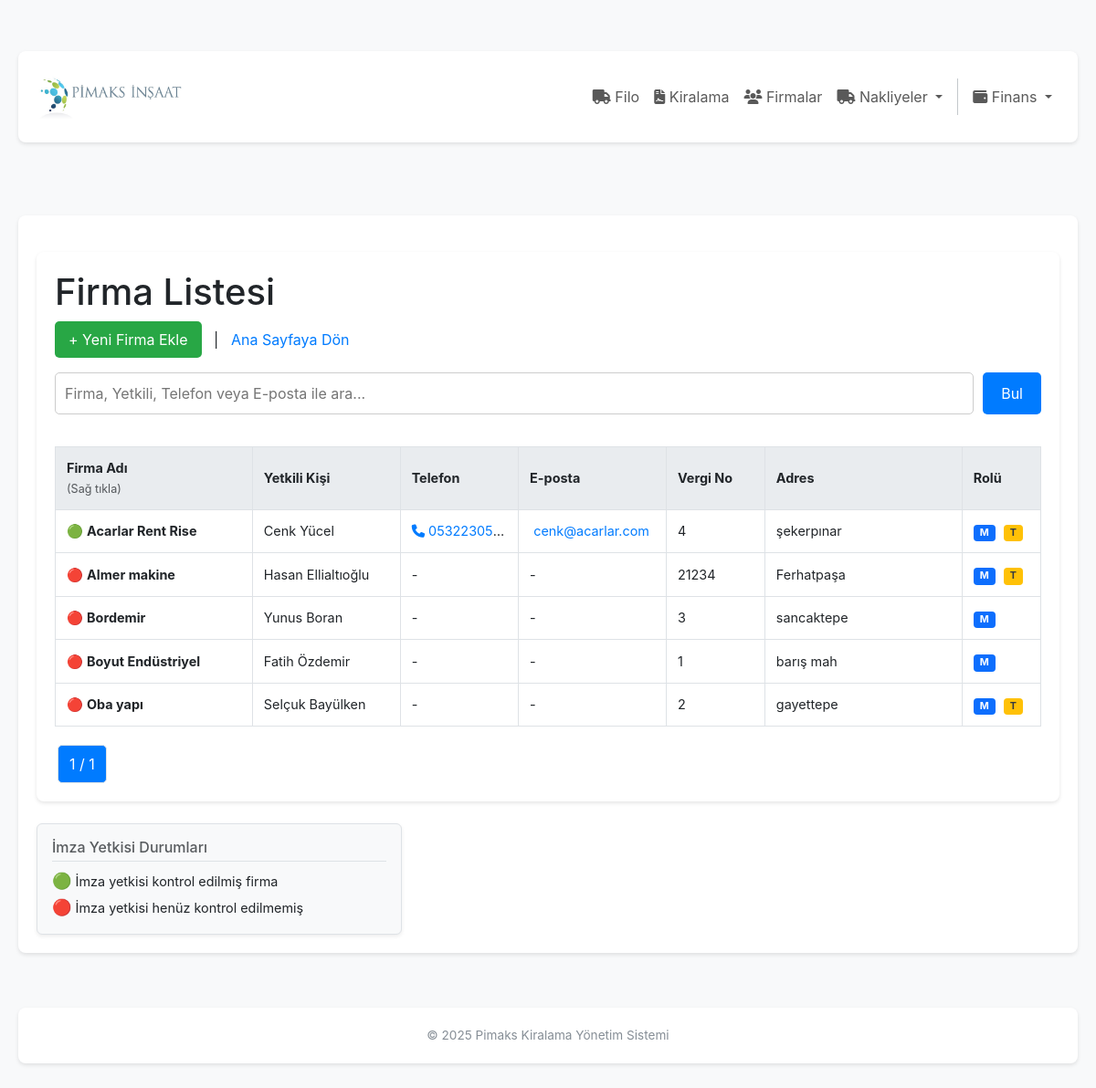
/firmalar/index, run on the app's committed database.
### app/firmalar/models.py (models this page shows, shortened)
class Firma(db.Model):
    __tablename__ = 'firma'
    id = db.Column(db.Integer, primary_key=True)
    firma_adi = db.Column(db.String(150), nullable=False, index=True)
    yetkili_adi = db.Column(db.String(100), nullable=False)
    telefon = db.Column(db.String(20), nullable=True)
    eposta = db.Column(db.String(120), nullable=True, index=True)
    iletisim_bilgileri = db.Column(db.Text, nullable=False)
    vergi_dairesi = db.Column(db.String(100), nullable=False)
    vergi_no = db.Column(db.String(50), unique=True, nullable=False, index=True)
    is_musteri = db.Column(db.Boolean, default=True, nullable=False, index=True)
    is_tedarikci = db.Column(db.Boolean, default=False, nullable=False, index=True)
    is_active = db.Column(db.Boolean, default=True, nullable=False)
    bakiye = db.Column(db.Numeric(15, 2), default=0, nullable=False)
    imza_yetkisi_kontrol_edildi = db.Column(
        db.Boolean,
        default=False,
        nullable=False
    )
    imza_yetkisi_kontrol_tarihi = db.Column(
        db.DateTime,
        nullable=True
    )
    imza_yetkisi_kontrol_eden_id = db.Column(
        db.Integer,
        nullable=True
    )
    imza_arsiv_notu = db.Column(
        db.String(255),
        nullable=True
    )
    kiralamalar = db.relationship(
        'Kiralama',
        back_populates='firma_musteri',
        foreign_keys='Kiralama.firma_musteri_id',
        cascade="all, delete-orphan"
    )
    tedarik_edilen_ekipmanlar = db.relationship(
        'Ekipman',
        back_populates='firma_tedarikci',
        foreign_keys='Ekipman.firma_tedarikci_id'
    )
    odemeler = db.relationship(
        'Odeme',
        back_populates='firma_musteri',
        foreign_keys='Odeme.firma_musteri_id',
        cascade="all, delete-orphan"
    )
    saglanan_nakliye_hizmetleri = db.relationship(
        'KiralamaKalemi',
        back_populates='nakliye_tedarikci',
        foreign_keys='KiralamaKalemi.nakliye_tedarikci_id'
    )
    hizmet_kayitlari = db.relationship(
        'HizmetKaydi',
        back_populates='firma',
        foreign_keys='HizmetKaydi.firma_id'
    )
    tedarik_edilen_parcalar = db.relationship(
        'StokKarti',
        back_populates='varsayilan_tedarikci',
        foreign_keys='StokKarti.varsayilan_tedarikci_id'
    )
    stok_hareketleri = db.relationship(
        'StokHareket',
        back_populates='firma',
        cascade="all, delete-orphan"
    )
    nakliyeler = db.relationship(
        'Nakliye',
        back_populates='firma',
        cascade="all, delete-orphan"
    )

### app/firmalar/routes.py (the view, shortened to what this page needs)
@firmalar_bp.route('/')
@firmalar_bp.route('/index')
def index():
    try:
        page = request.args.get('page', 1, type=int)
        q = request.args.get('q', '', type=str)
        base_query = Firma.query.filter(
            and_(
                Firma.is_active == True,
                Firma.firma_adi != 'Dahili Kasa İşlemleri'
            )
        )
        pagination = base_query.order_by(Firma.firma_adi).paginate(page=page, per_page=25, error_out=False)
        firmalar = pagination.items
        return render_template('firmalar/index.html', firmalar=firmalar, pagination=pagination, q=q)
    except Exception as e:
        flash(f"Hata: {str(e)}", "danger")
        return render_template('firmalar/index.html', firmalar=[], pagination=None, q=q)

### app/templates/firmalar/index.html (shortened to what this page needs)
{% extends "base.html" %}
{% block content %}
<div class="container">
    <h1>Firma Listesi</h1>
    <p>
        <a href="{{ url_for('firmalar.ekle') }}" style="background: #28a745; color: white; padding: 8px 15px; border-radius: 5px; display: inline-block;">+ Yeni Firma Ekle</a>
         &nbsp; | &nbsp;
        <a href="{{ url_for('main.index') }}">Ana Sayfaya Dön</a>
    </p>
    <form method="GET" action="{{ url_for('firmalar.index') }}" class="search-form">
        <input type="text" name="q" placeholder="Firma, Yetkili, Telefon veya E-posta ile ara..." value="{{ q or '' }}">
        <button type="submit">Bul</button>
    </form>
    <div style="overflow-x: auto;">
        <table>
            <thead>
                <tr>
                    <th style="width: 20%;">Firma Adı <br><small class="text-muted" style="font-weight: normal;">(Sağ tıkla)</small></th>
                    <th style="width: 15%;">Yetkili Kişi</th>
                    <th style="width: 12%;">Telefon</th>
                    <th style="width: 15%;">E-posta</th>
                    <th style="width: 10%;">Vergi No</th>
                    <th style="width: 20%;">Adres</th>
                    <th style="width: 8%;">Rolü</th>
                </tr>
            </thead>
            <tbody>
                {% for firma in firmalar %}
                <tr class="firma-satiri"
                    data-firma-id="{{ firma.id }}"
                    data-telefon="{{ firma.telefon }}"
                    data-yetkili-adi="{{ firma.yetkili_adi or '' }}"
                    data-kiralama-url="{{ url_for('kiralama.index', q=firma.firma_adi) }}"
                    data-duzenle-url="{{ url_for('firmalar.duzelt', id=firma.id) }}"
                    data-sil-url="{{ url_for('firmalar.sil', id=firma.id) }}"
                    data-bilgi-url="{{ url_for('firmalar.bilgi', id=firma.id) }}"
                    data-csrf-token="{{ csrf_token() }}"
                    data-firma-adi="{{ firma.firma_adi }}">
                    <td>
                        {{ "🟢" if firma.imza_yetkisi_kontrol_edildi else "🔴" }}
                        <strong>{{ firma.firma_adi }}</strong>
                    <td class="truncate">
                    {{ firma.yetkili_adi }}</td>
                    <td class="truncate">
                        {% if firma.telefon %}
                            <a href="tel:{{ firma.telefon }}"><i class="fa fa-phone"></i> {{ firma.telefon }}</a>
                        {% else %}-{% endif %}
                    </td>
                    <td class="truncate">
                        {% if firma.eposta %}
                            <a href="mailto:{{ firma.eposta }}" title="{{ firma.eposta }}">
                                 {{ firma.eposta | truncate(20) }}
                            </a>
                        {% else %}-{% endif %}
                    <td class="truncate">
                    {{ firma.vergi_no }}</td>
                    <td class="truncate" title="{{ firma.iletisim_bilgileri }}">{{ firma.iletisim_bilgileri }}</td>
                    <td>
                        {% if firma.is_musteri %}<span class="badge bg-primary">M</span>{% endif %}
                        {% if firma.is_tedarikci %}<span class="badge bg-warning">T</span>{% endif %}
                    </td>
                </tr>
                {% else %}
                <tr><td colspan="7" style="text-align: center; padding: 20px;">Kayıt bulunamadı.</td></tr>
                {% endfor %}
            </tbody>
        </table>
    </div>
    {% if pagination %}
    <div class="pagination">
        <span class="active">{{ pagination.page }} / {{ pagination.pages }}</span>
    </div>
    {% endif %}
</div>
<div class="mt-4 p-3 bg-light border rounded shadow-sm" style="font-size: 0.9em; max-width: 400px;">
        <h6 class="text-muted mb-2 border-bottom pb-1">İmza Yetkisi Durumları</h6>
        <div class="mb-1">
            <span style="font-size: 1.2em;">🟢</span> İmza yetkisi kontrol edilmiş firma
        </div>
        <div>
            <span style="font-size: 1.2em;">🔴</span> İmza yetkisi henüz kontrol edilmemiş
        </div>
    </div>
{% endblock %}

### app/templates/base.html (style rules this page uses)
body { font-family: 'Segoe UI', Tahoma, Geneva, Verdana, sans-serif; background-color: #f8f9fa; min-height: 100vh; display: flex; flex-direction: column; }

### app/templates/firmalar/index.html (style rules this page uses)
body { font-family: -apple-system, BlinkMacSystemFont, "Segoe UI", Roboto, "Helvetica Neue", Arial, sans-serif; margin: 20px; background-color: #f8f9fa; }
.container { max-width: 1500px; margin: 20px auto; padding: 20px; background-color: #fff; border-radius: 8px; box-shadow: 0 2px 4px rgba(0,0,0,0.1); }
table { width: 100%; border-collapse: collapse; margin-top: 20px; font-size: 0.9em; table-layout: fixed; }
th, td { padding: 12px; border: 1px solid #dee2e6; text-align: left; vertical-align: middle; }
th { background-color: #e9ecef; position: sticky; top: 0; z-index: 10; }
.truncate { white-space: nowrap; overflow: hidden; text-overflow: ellipsis; }
a { color: #007bff; text-decoration: none; }
.badge { display: inline-block; padding: .35em .65em; font-size: .75em; font-weight: 700; border-radius: .25rem; margin-right: 5px; color: #fff; }
.bg-primary { background-color: #007bff; }
.bg-warning { background-color: #ffc107; color: #343a40; }
.search-form { display: flex; gap: 10px; margin-bottom: 15px; }
.search-form input[type="text"] { flex-grow: 1; padding: 10px; border: 1px solid #ccc; border-radius: 5px; }
.search-form button { padding: 8px 20px; border: none; border-radius: 5px; background-color: #007bff; color: white; cursor: pointer; }
.pagination { margin-top: 20px; text-align: center; }
.pagination a, .pagination span { padding: 8px 12px; margin: 0 3px; border: 1px solid #dee2e6; border-radius: 5px; text-decoration: none; }
.pagination .active { background-color: #007bff; color: white; }

### data on the page
Firma: imza_yetkisi_kontrol_edildi "🟢", firma_adi "Acarlar Rent Rise", yetkili_adi "Cenk Yücel", telefon "05322305…", eposta "cenk@acarlar.com", vergi_no "4", iletisim_bilgileri "şekerpınar", is_musteri "M", is_tedarikci "T"
Firma: imza_yetkisi_kontrol_edildi "🔴", firma_adi "Almer makine", yetkili_adi "Hasan Ellialtıoğlu", vergi_no "21234", iletisim_bilgileri "Ferhatpaşa", is_musteri "M", is_tedarikci "T"
Firma: imza_yetkisi_kontrol_edildi "🔴", firma_adi "Bordemir", yetkili_adi "Yunus Boran", vergi_no "3", iletisim_bilgileri "sancaktepe", is_musteri "M"
Firma: imza_yetkisi_kontrol_edildi "🔴", firma_adi "Boyut Endüstriyel", yetkili_adi "Fatih Özdemir", vergi_no "1", iletisim_bilgileri "barış mah", is_musteri "M"
Firma: imza_yetkisi_kontrol_edildi "🔴", firma_adi "Oba yapı", yetkili_adi "Selçuk Bayülken", vergi_no "2", iletisim_bilgileri "gayettepe", is_musteri "M", is_tedarikci "T"

### other printed values
{{ pagination.page }} "1"
{{ pagination.pages }} "1"
